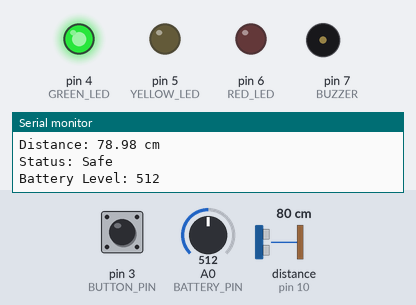
Recording of a sketch running on a simulated Arduino Uno, built with avr-gcc and run on an emulated ATmega328P. Shown: output pins drawn as LEDs (lit = HIGH), buzzer (waves = sounding), the last lines printed to the serial monitor. Wiring (from diagram.json): ultrasonic range finder: trigger pin 9; echo pin 10. The test bench sets the inputs (shaded band); at power-on: pin 3 (BUTTON_PIN) HIGH, distance to the obstacle (sensor on pin 10) 80 cm, A0 (BATTERY_PIN) = 512. The echo pulse lasts 58.3 µs per cm; pins used as bus, display or sensor lines are not drawn.

Above: at 1.3 s.
1.4 s: pin 3 (BUTTON_PIN) pulled LOW for 0.6 s
At 2.1 s:
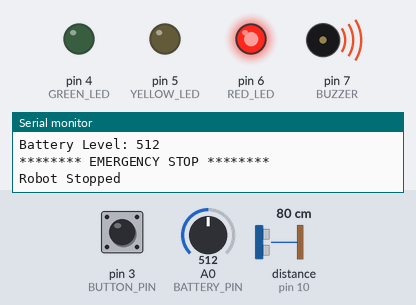
4.5 s: distance to the obstacle (sensor on pin 10) set to 56 cm
6.0 s: distance to the obstacle (sensor on pin 10) set to 48 cm
At 6.9 s:
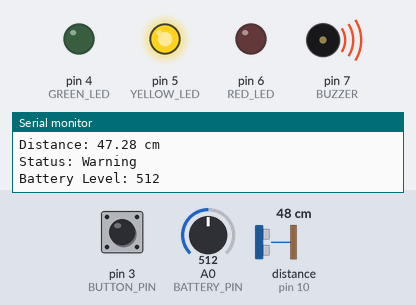
7.6 s: A0 (BATTERY_PIN) set to 316
10.6 s: A0 (BATTERY_PIN) set to 288
12.7 s: pin 3 (BUTTON_PIN) pulled LOW for 1 s
At 14.1 s:
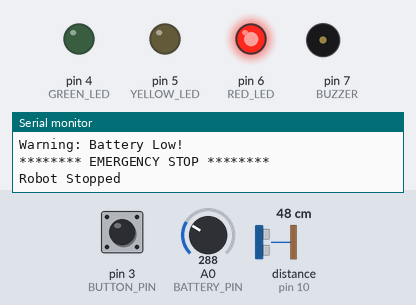
Timing chart, 0 to 15.8 s (numbered marks = the images above; inputs shaded):
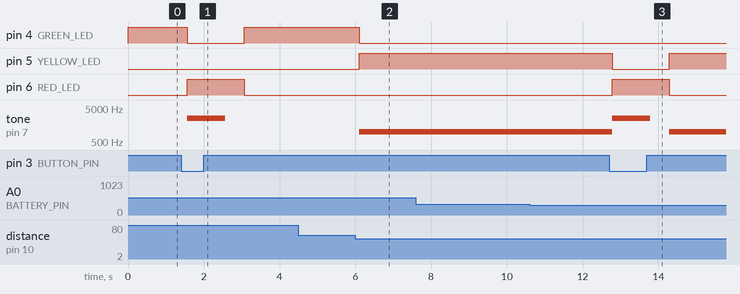

Measured:
- the behaviour switches between 51 and 50 cm on distance to the obstacle (sensor on pin 10) (found by bisection; images 1 and 2)
- after the input at 1.4 s, pin 4 (GREEN_LED): HIGH → LOW after 0.16 s, → HIGH 1.5 s later; pin 6 (RED_LED): LOW → HIGH after 0.16 s, → LOW 1.5 s later; tone on pin 7 (BUZZER): silent → 2500 Hz after 0.16 s, → silent 1.0 s later
- after the input at 6.0 s, pin 4 (GREEN_LED): HIGH → LOW after 0.10 s; pin 5 (YELLOW_LED): LOW → HIGH after 0.10 s; tone on pin 7 (BUZZER): silent → 1000 Hz after 0.10 s
- after the input at 12.7 s, pin 5 (YELLOW_LED): HIGH → LOW after 0.08 s, → HIGH 1.5 s later; pin 6 (RED_LED): LOW → HIGH after 0.08 s, → LOW 1.5 s later; tone on pin 7 (BUZZER): 1000 Hz → 2500 Hz after 0.08 s, → silent 1.0 s later, → 1000 Hz 0.50 s later

The sketch:

sketch.ino
```cpp
#define GREEN_LED 4
#define YELLOW_LED 5
#define RED_LED 6
#define BUZZER 7
#define BATTERY_PIN A0
#define BUTTON_PIN 3
#define TRIG_PIN 9
#define ECHO_PIN 10

void setup() {
  pinMode(GREEN_LED, OUTPUT);
pinMode(YELLOW_LED, OUTPUT);
pinMode(RED_LED, OUTPUT);
pinMode(BUZZER, OUTPUT);
  Serial.begin(9600);

  pinMode(TRIG_PIN, OUTPUT);
  pinMode(ECHO_PIN, INPUT);
  pinMode(BUTTON_PIN, INPUT_PULLUP);
}

void loop() {

  digitalWrite(TRIG_PIN, LOW);
  delayMicroseconds(2);

  digitalWrite(TRIG_PIN, HIGH);
  delayMicroseconds(10);
  digitalWrite(TRIG_PIN, LOW);

  long duration = pulseIn(ECHO_PIN, HIGH);

  float distance = duration * 0.034 / 2;

  Serial.print("Distance: ");
  Serial.print(distance);
  Serial.println(" cm");
  if (distance > 50) {
  digitalWrite(GREEN_LED, HIGH);
  digitalWrite(YELLOW_LED, LOW);
  digitalWrite(RED_LED, LOW);
  noTone(BUZZER);
  Serial.println("Status: Safe");
}
else if (distance > 20) {
  digitalWrite(GREEN_LED, LOW);
  digitalWrite(YELLOW_LED, HIGH);
  digitalWrite(RED_LED, LOW);
  tone(BUZZER, 1000);
  Serial.println("Status: Warning");
}
else {
  digitalWrite(GREEN_LED, LOW);
  digitalWrite(YELLOW_LED, LOW);
  digitalWrite(RED_LED, HIGH);
  tone(BUZZER, 2000);
  Serial.println("Status: Emergency - Obstacle Very Close!");

}
int battery = analogRead(BATTERY_PIN);

Serial.print("Battery Level: ");
Serial.println(battery);

if (battery < 300) {
  Serial.println("Warning: Battery Low!");
}
if (digitalRead(BUTTON_PIN) == LOW) {
  Serial.println("******** EMERGENCY STOP ********");
  Serial.println("Robot Stopped");

  digitalWrite(GREEN_LED, LOW);
  digitalWrite(YELLOW_LED, LOW);
  digitalWrite(RED_LED, HIGH);

  tone(BUZZER, 2500);

  delay(1000);

  noTone(BUZZER);
}
  delay(500);
}
```
